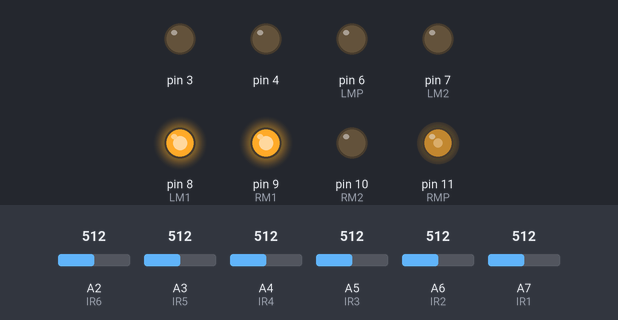
Simulated run of this sketch. Board: Arduino Nano, built with avr-gcc and run on an emulated ATmega328P. Parts: output pins drawn as LEDs (lit = HIGH). The inputs (shaded band) are chosen by the test bench; at power-on: A2 (IR6) = 512, A3 (IR5) = 512, A4 (IR4) = 512, A5 (IR3) = 512, A6 (IR2) = 512, A7 (IR1) = 512.

Above: at 1.5 s.
1.6 s: A2 (IR6) set to 110
3.1 s: A3 (IR5) set to 208
4.6 s: A3 (IR5) set to 185
At 5.5 s:
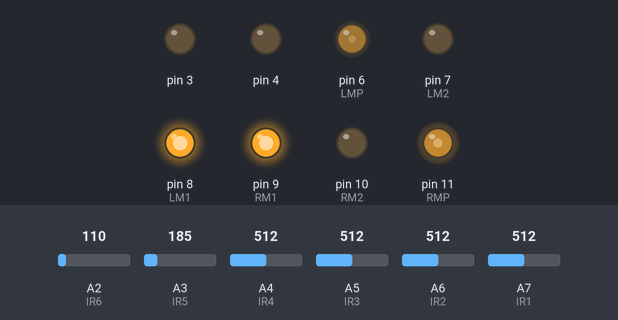
6.1 s: A4 (IR4) set to 213
7.6 s: A4 (IR4) set to 183
At 8.8 s:
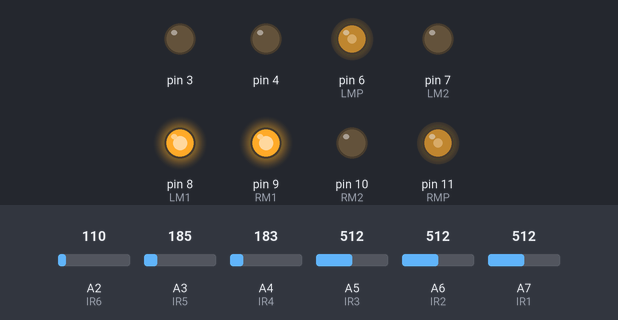
9.1 s: A5 (IR3) set to 218
10.6 s: A5 (IR3) set to 191
At 11.3 s:
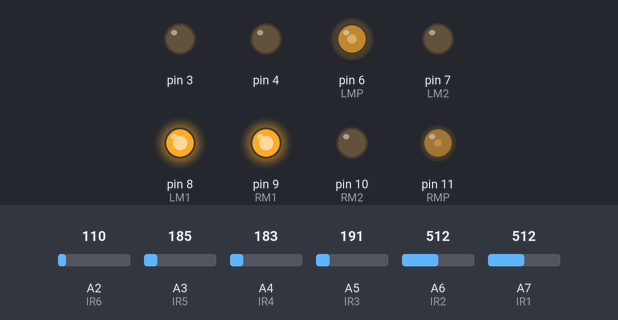
Timing chart, 0 to 24.9 s (numbered marks = the images above; inputs shaded):
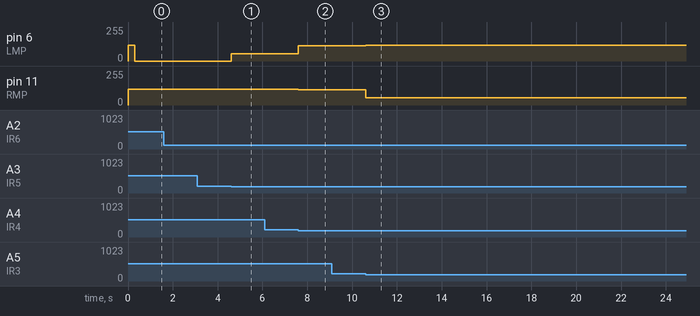

Measured:
- the behaviour switches between 201 and 200 on A3 (IR5) (found by bisection; images 0 and 1)
- the behaviour switches between 201 and 200 on A4 (IR4) (found by bisection; images 1 and 2)
- the behaviour switches between 201 and 200 on A5 (IR3) (found by bisection; images 2 and 3)
- after the input at 3.1 s, every drawn part: stays the same
- after the input at 4.6 s, pin 6 (LMP): 0/255 → 54/255 at once
- after the input at 6.1 s, every drawn part: stays the same
- after the input at 7.6 s, pin 6 (LMP): 54/255 → 114/255 at once; pin 11 (RMP): 120/255 → 115/255 at once
- after the input at 9.1 s, every drawn part: stays the same
- after the input at 10.6 s, pin 6 (LMP): 114/255 → 120/255 at once; pin 11 (RMP): 115/255 → 55/255 at once, → 54/255 12.9 s later

The sketch:

line_follower.ino
```cpp
/*
    this is the code for a arduino based robot using IR sensors that has implemented using PID control to detect a line
    which is consist of black and white colour int the either side of it.
    Line eg ;
    =====================================================================

                                                                                   // white area
    ---------------------------------------------------------------------       // line
    ---------------------------------------------------------------------          // black area
    ---------------------------------------------------------------------
    =====================================================================

*/
/* define the value of PID constant that can be generated by experimenting*/
#define Kp 60
#define Kd 150
#define Ki 0.00001


// defining max speed and base speed of the motor

#define rightMaxSpeed 120
#define leftMaxSpeed 120
#define rightBaseSpeed 115
#define leftBaseSpeed 115

/* Motors name and the input and output port of the arduino associated with it*/
#define INTENSITY 200     //intensity may vary as per situation
#define RM1 9
#define RM2 10
#define RMP 11
#define LM1 8
#define LM2 7
#define LMP 6


/* IR sensors name and the input and output port of the arduino associated with it*/
#define IR1 A7
#define IR2 A6
#define IR3 A5
#define IR4 A4
#define IR5 A3
#define IR6 A2

#define timelapse 100

int irarr[6];
int error=0;
int lasterror=0;
int ck_arr=0;
int integral_error=0;


int sense(int IR)
{
    int x=analogRead(IR);
    if(x > INTENSITY)
        return 1;
    else
        return 0;
}

void irscan(int * irarr)
{
    irarr[0]=sense(IR1);
    irarr[1]=sense(IR2);
    irarr[2]=sense(IR3);
    irarr[3]=sense(IR4);
    irarr[4]=sense(IR5);
    irarr[5]=sense(IR6);
}

int calc_error(int * irarr)
{
  int sum=0,i;
  for(i=0;i<6;i++)
  {
    if(irarr[i]==1)
    sum=sum+1;
  }
    return sum-3;
}

void stop_bot()
{
  analogWrite(RMP, 0);
  analogWrite(LMP, 0);
}

void forward()
{

  digitalWrite(RM1, HIGH);
  digitalWrite(RM2, LOW);
  analogWrite(RMP, 120);
  digitalWrite(LM1, HIGH);
  digitalWrite(LM2, LOW);
  analogWrite(LMP,120);
  delay(300);
}

void setup() {
  Serial.begin(9600);

  pinMode(IR1,INPUT);
  pinMode(IR2,INPUT);
  pinMode(IR3,INPUT);
  pinMode(IR4,INPUT);
  pinMode(IR5,INPUT);
  pinMode(IR6,INPUT);
  pinMode(3,OUTPUT);
  pinMode(4,OUTPUT);
  pinMode(RM1,OUTPUT);
  pinMode(RM2,OUTPUT);
  pinMode(RMP,OUTPUT);
  pinMode(LM1,OUTPUT);
  pinMode(LM2,OUTPUT);
  pinMode(LMP,OUTPUT);

 /* digitalWrite(RM1, HIGH);
  digitalWrite(RM2, LOW);
  digitalWrite(LM1, HIGH);
  digitalWrite(LM2, LOW);

  delay(1000);*/
  forward();
}

void loop() {
  // put your main code here, to run repeatedly:
  irscan(irarr);

  /*
    To print the value of IR sensors data int the serial monitor
  Serial.print(irarr[0]);
  Serial.print("\t");
  Serial.print(irarr[1]);
  Serial.print("\t");
  Serial.print(irarr[2]);
  Serial.print("\t");
  Serial.print(irarr[3]);
  Serial.print("\t");
  Serial.print(irarr[4]);
  Serial.print("\t");
  Serial.print(irarr[5]);
  Serial.print("\t");
  */

  // Implementation of PID //

  int error=calc_error(irarr);
  integral_error=integral_error + error;
  float motorSpeed = Kp * error + Ki * integral_error+ Kd * (error - lasterror);
   lasterror = error;

   // Serial.print(error);
   // Serial.print("\t");

  // modificaton of motor speed after calculation new motor speed using PID

  int RMS = rightBaseSpeed + motorSpeed;
  int LMS = leftBaseSpeed - motorSpeed;

  if (RMS > rightMaxSpeed ) RMS = rightMaxSpeed;
  if (LMS > leftMaxSpeed ) LMS = leftMaxSpeed;
  if (RMS < 0) RMS = 0;
  if (LMS < 0) LMS = 0;


  // sending the output to the motors
  digitalWrite(RM1, HIGH);
  digitalWrite(RM2, LOW);
  analogWrite(RMP, RMS);
  digitalWrite(LM1, HIGH);
  digitalWrite(LM2, LOW);
  analogWrite(LMP,LMS);
  /*
   Serial.print(LMS);
   Serial.print("\t");
   Serial.print(RMS);
   Serial.print("\t");
 */


}
```
